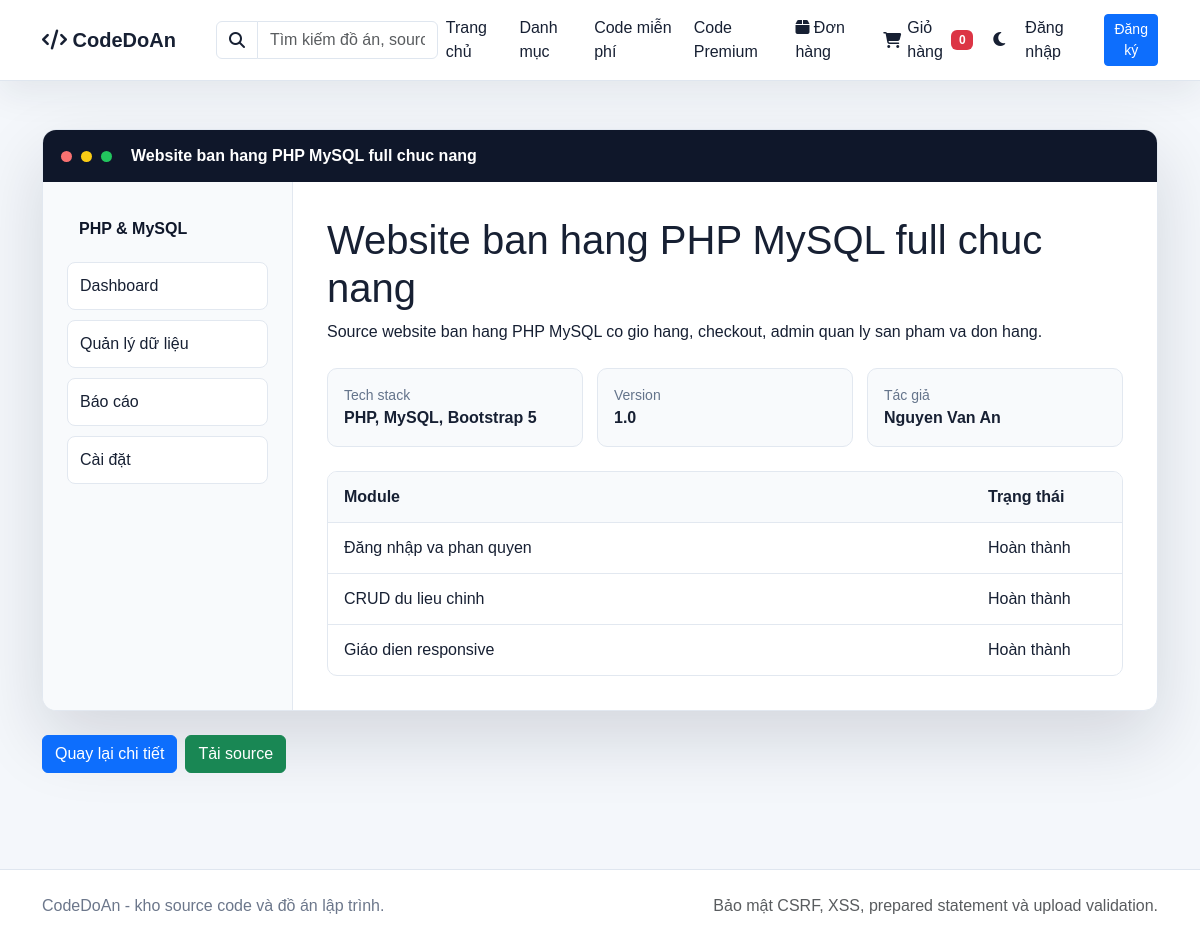
Screenshot of /projects/demo.php?id=1 with the database file from the repository.
### tables this page shows
CREATE TABLE projects (
    id INT AUTO_INCREMENT PRIMARY KEY,
    user_id INT,
    category_id INT,
    title VARCHAR(255),
    slug VARCHAR(255),
    meta_title VARCHAR(255),
    short_description VARCHAR(255),
    description TEXT,
    tech_stack VARCHAR(255),
    version VARCHAR(50),
    file_size VARCHAR(50),
    demo_link VARCHAR(255),
    video_demo VARCHAR(255),
    install_guide TEXT,
    main_features TEXT,
    views INT DEFAULT 0,
    downloads_count INT DEFAULT 0,
    image VARCHAR(255),
    source_file VARCHAR(255),
    price INT DEFAULT 0,
    sale_price INT DEFAULT 0,
    is_free TINYINT(1) DEFAULT 0,
    tier ENUM('basic','premium','exclusive') DEFAULT 'basic',
    is_featured TINYINT(1) DEFAULT 0,
    is_hot TINYINT(1) DEFAULT 0,
    downloads INT DEFAULT 0,
    status ENUM('pending','approved','rejected','hidden') DEFAULT 'pending',
    created_at TIMESTAMP DEFAULT CURRENT_TIMESTAMP
);

CREATE TABLE categories (
    id INT AUTO_INCREMENT PRIMARY KEY,
    name VARCHAR(100),
    slug VARCHAR(120)
);

CREATE TABLE users (
    id INT AUTO_INCREMENT PRIMARY KEY,
    name VARCHAR(100),
    email VARCHAR(100) UNIQUE,
    password VARCHAR(255),
    avatar VARCHAR(255) DEFAULT 'default.png',
    role ENUM('user','admin') DEFAULT 'user',
    created_at TIMESTAMP DEFAULT CURRENT_TIMESTAMP
);

### config.php (called while the page is built, shortened)
<?php
$host = 'localhost';
$user = 'root';
$pass = '';
$db = 'project_share';
$conn = mysqli_connect($host, $user, $pass, $db);
mysqli_set_charset($conn, 'utf8mb4');
function base_url(string $path = ''): string
{
    $documentRoot = str_replace('\\', '/', realpath($_SERVER['DOCUMENT_ROOT'] ?? __DIR__) ?: __DIR__);
    $appRoot = str_replace('\\', '/', __DIR__);
    $base = '/' . trim(str_replace($documentRoot, '', $appRoot), '/');
    $base = $base === '/' ? '' : $base;
    return rtrim($base, '/') . '/' . ltrim($path, '/');
}
function db_query(string $sql, array $params = [], string $types = '')
{
    global $conn;
    $stmt = mysqli_prepare($conn, $sql);
    mysqli_stmt_bind_param($stmt, $types, ...$params);
    mysqli_stmt_execute($stmt);
    return mysqli_stmt_get_result($stmt) ?: $stmt;
}
function db_one(string $sql, array $params = [], string $types = ''): ?array
{
    $result = db_query($sql, $params, $types);
    $row = mysqli_fetch_assoc($result);
    return $row ?: null;
}
function e($value): string
{
    return htmlspecialchars((string) $value, ENT_QUOTES, 'UTF-8');
}

### projects/demo.php (the view, shortened to what this page needs)
<?php
require_once dirname(__DIR__) . '/config.php';
$id = (int) ($_GET['id'] ?? 0);
$project = db_one(
    "SELECT projects.*, categories.name AS category_name, users.name AS author_name
     FROM projects
     JOIN categories ON categories.id = projects.category_id
     JOIN users ON users.id = projects.user_id
     WHERE projects.id = ? AND projects.status = 'approved'
     LIMIT 1",
    [$id],
    'i'
);
?>
<?php include dirname(__DIR__) . '/includes/header.php'; ?>
<?php include dirname(__DIR__) . '/includes/navbar.php'; ?>
<main class="container py-5">
    <section class="demo-preview">
        <div class="demo-preview-screen">
            <div class="demo-topbar">
                <span></span><span></span><span></span>
                <strong><?php echo e($project['title']); ?></strong>
            </div>
            <div class="demo-body">
                <aside>
                    <b><?php echo e($project['category_name']); ?></b>
                    <a>Dashboard</a>
                    <a>Quản lý dữ liệu</a>
                    <a>Báo cáo</a>
                    <a>Cài đặt</a>
                </aside>
                <div>
                    <h1><?php echo e($project['title']); ?></h1>
                    <p><?php echo e($project['short_description'] ?: $project['description']); ?></p>
                    <div class="demo-stat-grid">
                        <article><span>Tech stack</span><strong><?php echo e($project['tech_stack'] ?: 'Đang cập nhật'); ?></strong></article>
                        <article><span>Version</span><strong><?php echo e($project['version'] ?: '1.0'); ?></strong></article>
                        <article><span>Tác giả</span><strong><?php echo e($project['author_name']); ?></strong></article>
                    </div>
                    <div class="demo-table">
                        <div><b>Module</b><b>Trạng thái</b></div>
                        <div><span>Đăng nhập va phan quyen</span><span>Hoàn thành</span></div>
                        <div><span>CRUD du lieu chinh</span><span>Hoàn thành</span></div>
                        <div><span>Giáo dien responsive</span><span>Hoàn thành</span></div>
                    </div>
                </div>
            </div>
        </div>
        <div class="mt-4 d-flex gap-2 flex-wrap">
            <a class="btn btn-primary" href="<?php echo e(base_url('projects/detail.php?id=' . (int) $project['id'] . '&slug=' . $project['slug'])); ?>">Quay lại chi tiết</a>
            <a class="btn btn-success" href="<?php echo e(base_url('projects/download.php?id=' . (int) $project['id'])); ?>">Tải source</a>
        </div>
    </section>
</main>
<?php include dirname(__DIR__) . '/includes/footer.php'; ?>

### assets/css/style.css (style rules this page uses)
:root { --bg: #f4f7fb; --surface: #ffffff; --surface-soft: #eef3f9; --text: #172033; --muted: #6c778b; --border: #dfe6ef; --primary: #2563eb; --success: #0f9f6e; --danger: #dc3545; --shadow: 0 12px 36px rgba(23, 32, 51, 0.08); }
* { letter-spacing: 0; }
body { min-height: 100vh; background: var(--bg); color: var(--text); font-family: Arial, Helvetica, sans-serif; }
a { text-decoration: none; }
.demo-preview { margin: 0 auto; max-width: 1120px; }
.demo-preview-screen { background: #fff; border: 1px solid #e2e8f0; border-radius: 14px; box-shadow: 0 28px 70px rgba(15, 23, 42, 0.14); overflow: hidden; }
.demo-topbar { align-items: center; background: #0f172a; color: #fff; display: flex; gap: 9px; min-height: 52px; padding: 0 18px; }
.demo-topbar span { background: #f87171; border-radius: 50%; display: inline-block; height: 11px; width: 11px; }
.demo-topbar span:nth-child(2) { background: #facc15; }
.demo-topbar span:nth-child(3) { background: #22c55e; margin-right: 10px; }
.demo-body { display: grid; grid-template-columns: 250px 1fr; min-height: 520px; }
.demo-body aside { align-content: start; background: #f8fafc; border-right: 1px solid #e2e8f0; display: grid; gap: 10px; padding: 24px; }
.demo-body aside a, .demo-body aside b { border-radius: 8px; color: #0f172a; display: block; padding: 11px 12px; }
.demo-body aside a { background: #fff; border: 1px solid #e2e8f0; }
.demo-body > div { padding: 34px; }
.demo-stat-grid { display: grid; gap: 14px; grid-template-columns: repeat(3, minmax(0, 1fr)); margin: 24px 0; }
.demo-stat-grid article { background: #f8fafc; border: 1px solid #e2e8f0; border-radius: 10px; padding: 16px; }
.demo-stat-grid span { color: #64748b; display: block; font-size: 14px; }
.demo-table { border: 1px solid #e2e8f0; border-radius: 10px; overflow: hidden; }
.demo-table div { display: grid; grid-template-columns: 1fr 150px; }
.demo-table div > * { border-bottom: 1px solid #e2e8f0; padding: 13px 16px; }
.demo-table div:last-child > * { border-bottom: 0; }
.demo-table div:first-child { background: #f8fafc; }

### rows the page displays
projects: title "Website ban hang PHP MySQL full chuc nang", category.name "PHP & MySQL", short_description "Source website ban hang PHP MySQL co gio hang, checkout, admin quan ly san pham va don hang.", tech_stack "PHP, MySQL, Bootstrap 5", version "1.0", user.name "Nguyen Van An"

### other values shown
cart_count() "0"
